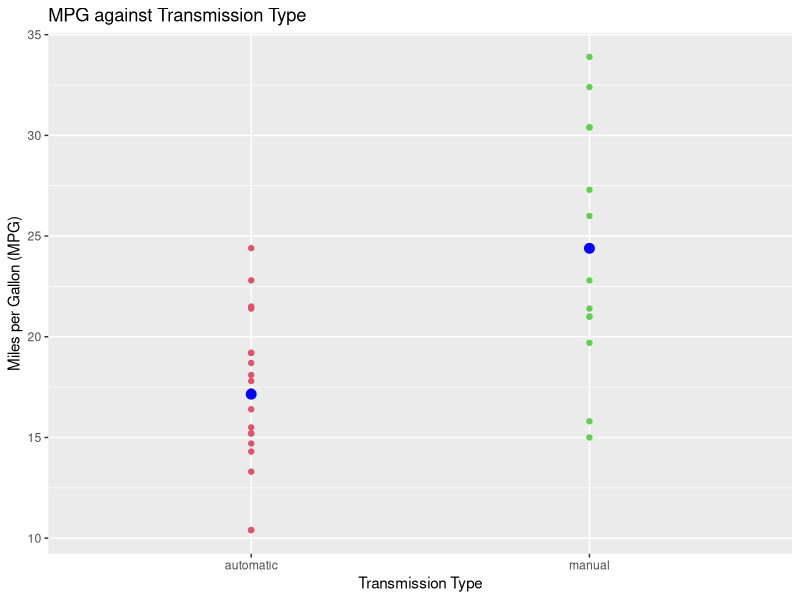
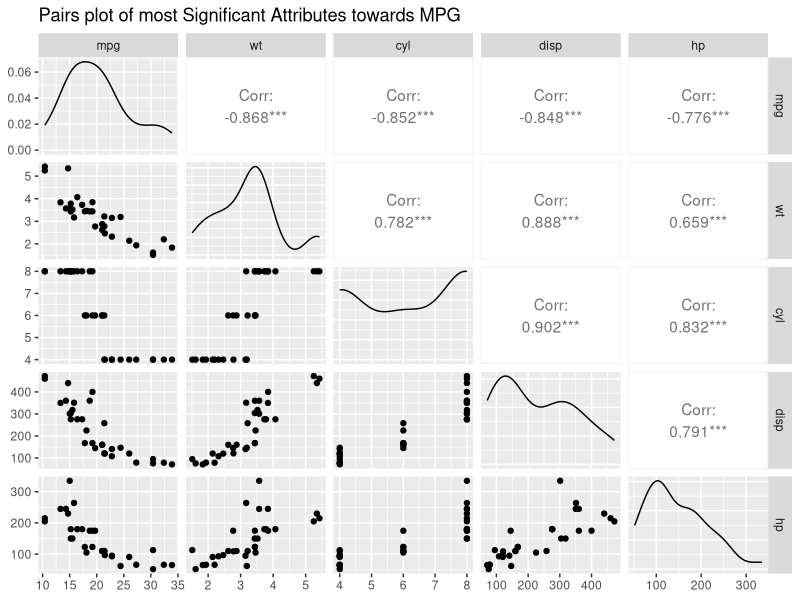

Source code (R) for these figures, in order:
## ---- chunk 1
knitr::opts_chunk$set(fig.align='center', fig.path='figs/',
                      echo=FALSE, warning=FALSE, message=FALSE)
## required libraries
library(datasets)
library(dplyr)
library(ggplot2)
library(GGally)

## ---- chunk 2
data(mtcars)
head(mtcars)
## ---- chunk 3
dat <- mtcars %>% select(mpg, am)

## adding a new column with am variable as a factor
dat <- dat %>% mutate(trans = factor(am, labels = c("automatic", "manual")))

g1 <- ggplot(dat, aes(x = trans, y = mpg)) + geom_point(color = dat$am+2)
g1 <- g1 + labs(title = "MPG against Transmission Type") + labs(x = "Transmission Type") + labs(y = "Miles per Gallon (MPG)")

## calculating some basic stats
stats <- dat %>% select(mpg, trans) %>% group_by(trans) %>% summarise_each(funs(mean, sd))
stats

## adding the stats as reference points on plot
g1 <- g1 + geom_point(data = stats, aes(x = trans, y = mean), color = "blue", size = 3)

## ---- chunk 4
## calculating correlations of the data
foo <- cor(mtcars, mtcars$mpg)
corrs <- data.frame(attr = rownames(foo), corr = foo[,1])
## arranging into order of significance by ABS value to preserve relationship (positive or negative)
corrs <- arrange(corrs, desc(abs(corr)))
corrs
## ---- chunk 5
g1
## ---- chunk 6
## selecting column numbers
col_nums <- as.numeric(order(desc(abs(foo))))
## creating pairs plot
ggpairs(select(mtcars, col_nums[1:5]), title = "Pairs plot of most Significant Attributes towards MPG")
